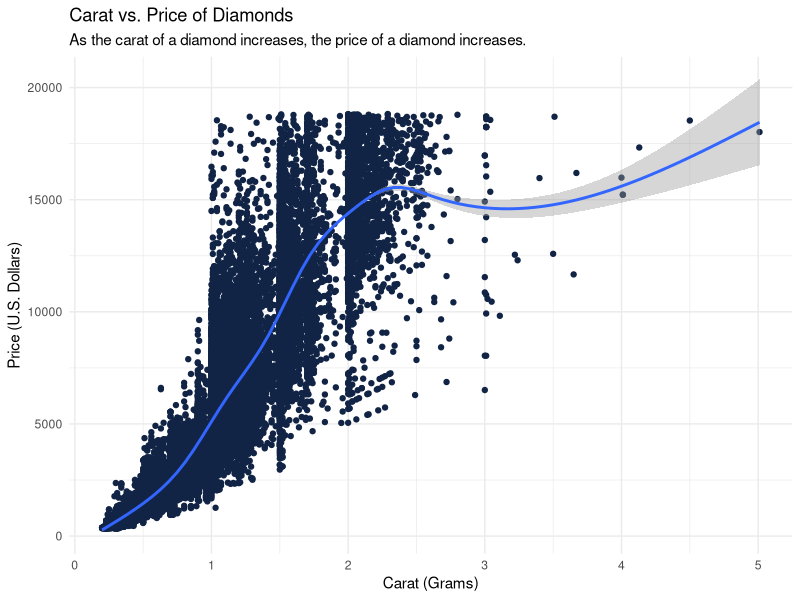
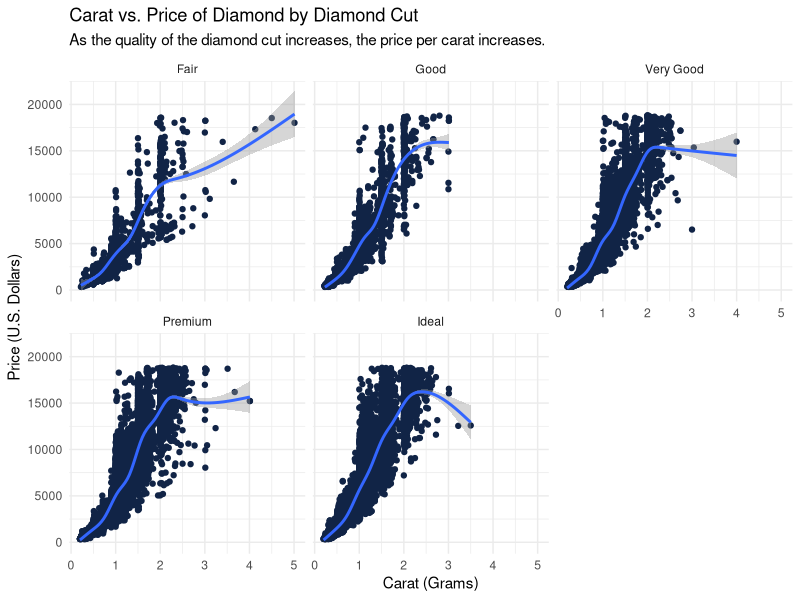

Write R code to recreate these figures, in order.
## How does the relationship between the carat and price of a diamond vary depending on the diamond cut?

# Plan ----
## Data set - diamonds data set - from ggplot2 library
## Load packages (ggplot2) and data (diamonds)
## Aim: Plot carat of diamond vs. price of diamond for each diamond cut (fair, good, very good, premium, ideal)
## Geometry: point - scatterplot, smooth - line of best fit
## Mappings: carat, price
## Facet: cut

# Code ----
# Load in needed packages (ggplot2) and data set (diamonds)
library(ggplot2)
data(diamonds)

# Assign the loaded data set to a variable to use in ggplot code
diamondsData <- diamonds

# Create the scatterplot using geom_point of carat of diamond vs. price of diamond
# Add a line of best fit using geom_smooth - span = amount of smoothing
# Add axes labels with proper units - grams and U.S. dollars
# Add title and subtitle for viewer comprehension of plot
## Code for original visualization
ggplot(
  data = diamondsData,
  mapping = aes(x = carat, y = price)) +
  geom_point(shape = "circle", size = 1.5, colour = "#112446") +
  geom_smooth(span = 0.75) +
  theme_minimal() +
  ylab("Price (U.S. Dollars)") +
  xlab("Carat (Grams)") +
  ggtitle("Carat vs. Price of Diamonds", subtitle = "As the carat of a diamond increases, the price of a diamond increases.")

## Polished Code-- 
## The code below is similar to the original visualization code, but there were a few revisions
## The plots are organized by the diamond cut using facet- fair, good, very good, premium, and ideal
## The title and subtitle were edited to include the addition of the cut of the diamond
  ggplot(
    data = diamondsData,
    mapping = aes(x = carat, y = price)) +
  geom_point(shape = "circle", size = 1.5, colour = "#112446") +
  geom_smooth(span = 0.75) +
  theme_minimal() +
  facet_wrap(vars(cut)) +
  ylab("Price (U.S. Dollars)") +
  xlab("Carat (Grams)") +
  ggtitle("Carat vs. Price of Diamond by Diamond Cut", 
          subtitle = "As the quality of the diamond cut increases, the price per carat increases.")
  
  
  
  